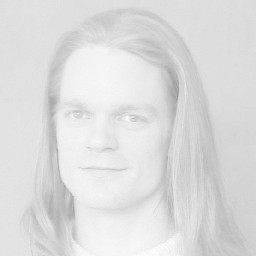
#> input picture ekvalizacija_histograma/low.png, 256 x 256 px
$ python alg.py
#> lines starting #> are read from the running program, lines starting #| are printed output that depends on the picture; long printed decimals are rounded
### ekvalizacija_histograma/functions.py
import matplotlib.pyplot as plt
from skimage import io
import numpy as np
from skimage import exposure
import time
from multiprocessing import Pool, cpu_count
from skimage.color import rgb2gray

def import_color_picture(path):
#> called with path = 'low.png'
    img_c = io.imread(path)
#> img_c is the input picture: shape (256, 256, 3); min 143, max 253, mean 220.5
    gray = rgb2gray(img_c)
    img = (gray * 255).astype('uint8')
    return img

def histogram(img):
    numpy_hist, nbin_edges = np.histogram(img, bins = np.arange(257))
    return numpy_hist

def kulumulativni_hist(hist):
    return np.cumsum(hist)

def find_T(img):
    t_1 = time.time()
    hist = np.histogram(img, bins = np.arange(257), density=True)[0]
    T = 255 * np.cumsum(hist)
    T = np.round(T).astype('uint8')
    t_2 = time.time()
    return T, t_2-t_1

def apply_T(img, T):
    t_1 = time.time()
    new_img = T[img]
    t_2 = time.time()
    return new_img, t_2-t_1

def find_apply_T(img):
    T,t_1 = find_T(img)
    t_2 = time.time()
    new_img = T[img]
    t_3 = time.time()
    return new_img, t_1,t_3-t_2

# [14 lines left out: function show_result, not called in this run]

def show_time(t_1,t_2):
    print(f"Vrijeme da se konstruise T: {t_1}")
    print(f"Vrijeme da se konvertuje slika: {t_2}")
    print(f"Ukupno {t_1+t_2}")

def show_pictures(img, img1, img2, img3):
    plt.subplot(2,2,1)
    plt.title("Original")
    plt.imshow(img,cmap='gray')
    plt.subplot(2,2,2)
    plt.title("Serilizacija")
    plt.imshow(img1,cmap='gray')
    plt.subplot(2,2,3)
    plt.title("Paralelizacija I")
    plt.imshow(img2,cmap='gray')
    plt.subplot(2,2,4)
    plt.title("Paralelizacija II")
    plt.imshow(img3,cmap='gray')
    plt.show()

### ekvalizacija_histograma/alg_ser.py
import matplotlib.pyplot as plt
from skimage import io
import numpy as np
from skimage import exposure
import time
from multiprocessing import Pool, cpu_count
from skimage.color import rgb2gray
from functions import import_color_picture, histogram, kulumulativni_hist, apply_T,find_T, show_result, show_time, show_pictures

print(f"Broj jezgara: {cpu_count()}")

def serilization(img):
    print("Serilizaciona implementacija")
    T, t_1 = find_T(img)
#> in find_T, `hist = np.histogram(img, bins = np.arange(257), density=True)[0]`: hist = 256 values, max 0.104 at index 221, min 0 at index 0, mean 0.00391
#> in find_T, `T = 255 * np.cumsum(hist)`: T = 256 values from 0 to 255
#> T = 256 values from 0 to 255; t_1 = 0.00222
    new_img, t_2 = apply_T(img, T)
#> in apply_T, `new_img = T[img]`:
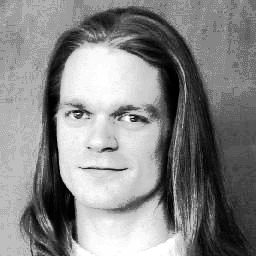
#> new_img: shape (256, 256); min 0, max 255, mean 133.6
#> t_2 = 0.00298
    show_time(t_1,t_2)
#| Vrijeme da se konstruise T: 0.00222
#| Vrijeme da se konvertuje slika: 0.002978
#| Ukupno 0.005197
    return new_img

### ekvalizacija_histograma/alg_par.py
import matplotlib.pyplot as plt
from skimage import io
import numpy as np
from skimage import exposure
import time
from multiprocessing import Pool, cpu_count
from skimage.color import rgb2gray
from functions import find_T, apply_T, show_time, import_color_picture, find_apply_T, show_pictures


def parallel_equalization_I(img):
    print("Paralelna implementacija, gdje se kulmulativni histogram računa serilizaciono")

    num_cores = cpu_count()
    img_split = np.array_split(img, num_cores, axis=0)
#> img_split = 2 items
    T,t_1 = find_T(img)
#> T = 256 values from 0 to 255; t_1 = 0.00187
    with Pool(processes=num_cores) as pool:
        r = pool.starmap(apply_T, [(chunk, T) for chunk in img_split])
#> r = 2 items
    show_time(t_1,r[0][1])
#| Vrijeme da se konstruise T: 0.001865
#| Ukupno 0.001961

    return np.vstack([res[0] for res in r])


def parallel_equalization_II(img):
    print("Paralelna implementacija, gdje se kulmulativni histogram računa paralelno")

    num_cores = cpu_count()
    img_split = np.array_split(img, num_cores, axis=0)
#> img_split = 2 items

    with Pool(processes=num_cores) as pool:
        r = pool.starmap(find_apply_T, [(chunk, ) for chunk in img_split])
#> r = 2 items
    show_time(r[0][1],r[0][2])

    return np.vstack([results[0] for results in r])
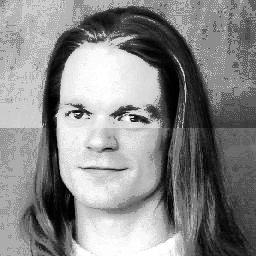
#> returned value: shape (256, 256); min 0, max 255, mean 135.5


### ekvalizacija_histograma/alg.py
from alg_par import parallel_equalization_I, parallel_equalization_II
from alg_ser import serilization
from functions import import_color_picture,show_pictures

img = import_color_picture("low.png")
img1 = serilization(img)
img2 = parallel_equalization_I(img)
img3 = parallel_equalization_II(img)

show_pictures(img,img1,img2,img3)
#> in show_pictures, `plt.show()`:
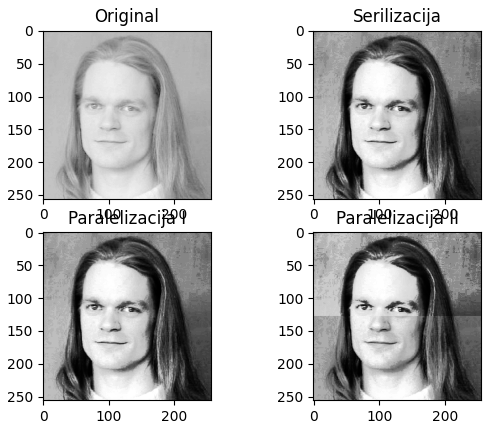
#> figure drawn by matplotlib, 4 panels
